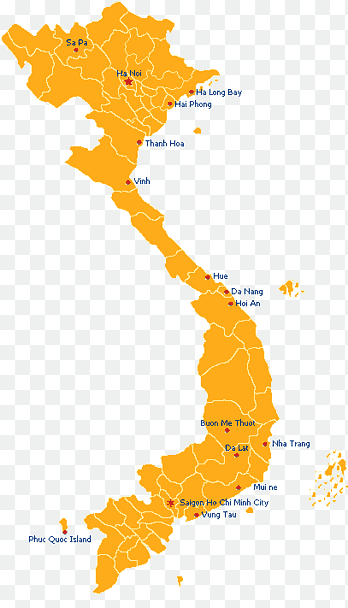
#> input picture vn1.png, 348 x 608 px
$ python convert_IMREAD_GRAYSCALE.py   (older library calls are emulated)
#> lines starting #> are read from the running program, lines starting #| are printed output that depends on the picture; after the words box and inside, x2 and y2 are one past the last pixel; in counts of white or black regions, pixels touching at a corner belong together
import cv2
import numpy as np
import os
import shutil

# Đường dẫn đến các thư mục cần xóa
base_output_folder = 'coordinates_output'
images_output_folder = 'images_output'

# Xóa các thư mục nếu chúng tồn tại
if os.path.exists(base_output_folder):
    shutil.rmtree(base_output_folder)
if os.path.exists(images_output_folder):
    shutil.rmtree(images_output_folder)

# Đọc ảnh ở chế độ grayscale
image = cv2.imread('vn1.png', cv2.IMREAD_GRAYSCALE)
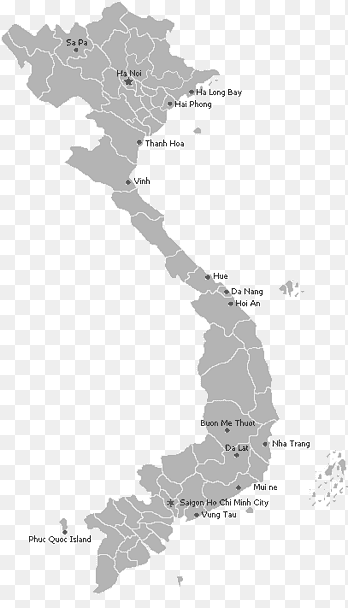
#> image: shape (608, 348); min 51, max 255, mean 232.5

# # Chuyển ảnh sang nhị phân
# _, binary_image = cv2.threshold(image, 127, 255, cv2.THRESH_BINARY)

# Áp dụng Otsu's Binarization để tự động tìm ngưỡng và chuyển đổi thành ảnh nhị phân
_, binary_image = cv2.threshold(image, 0, 255, cv2.THRESH_BINARY + cv2.THRESH_OTSU)
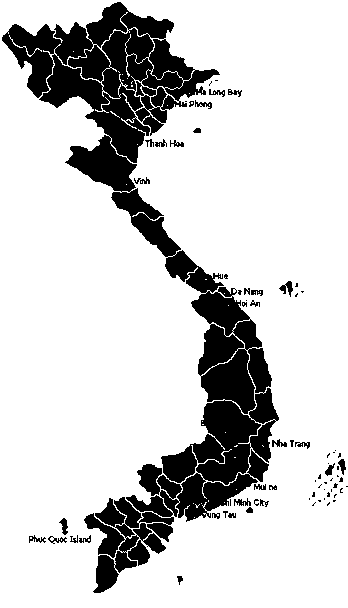
#> binary_image: shape (608, 348); 80.6% white; 72 black regions (42 under 20 px), largest, box (x1, y1, x2, y2) and area: (2, 2, 279, 593) 39196, (279, 281, 293, 297) 103, (59, 518, 68, 535) 83
print(f'Threshold value: {_}')
#| Threshold value: 202.0

# Đảm bảo ảnh nhị phân là float64 cho các phép toán
binary_float = np.float64(binary_image)

# Bộ lọc Sobel
sobel_x = cv2.Sobel(binary_float, cv2.CV_64F, 1, 0, ksize=3)
sobel_y = cv2.Sobel(binary_float, cv2.CV_64F, 0, 1, ksize=3)
sobel_edges = cv2.magnitude(sobel_x, sobel_y)

# Bộ lọc Laplacian
laplacian_edges = cv2.Laplacian(binary_float, cv2.CV_64F)

# Bộ lọc Prewitt
prewitt_kx = np.array([[1, 0, -1], [1, 0, -1], [1, 0, -1]], dtype=np.float64)
prewitt_ky = np.array([[1, 1, 1], [0, 0, 0], [-1, -1, -1]], dtype=np.float64)
prewitt_x = cv2.filter2D(binary_float, -1, prewitt_kx)
prewitt_y = cv2.filter2D(binary_float, -1, prewitt_ky)
prewitt_edges = cv2.magnitude(prewitt_x, prewitt_y)

# Bộ lọc Scharr
scharr_x = cv2.Scharr(binary_float, cv2.CV_64F, 1, 0)
scharr_y = cv2.Scharr(binary_float, cv2.CV_64F, 0, 1)
scharr_edges = cv2.magnitude(scharr_x, scharr_y)

# Bộ lọc Roberts Cross
roberts_cross_kx = np.array([[1, 0], [0, -1]], dtype=np.float64)
roberts_cross_ky = np.array([[0, 1], [-1, 0]], dtype=np.float64)
roberts_cross_x = cv2.filter2D(binary_float, -1, roberts_cross_kx)
roberts_cross_y = cv2.filter2D(binary_float, -1, roberts_cross_ky)
roberts_cross_edges = cv2.magnitude(roberts_cross_x, roberts_cross_y)

# Bộ lọc Kirsch Compass Kernel
kirsch_kernels = {
    'N': np.array([[-3, -3, 5], [-3, 0, 5], [-3, -3, 5]], dtype=np.float64),
    'NE': np.array([[-3, 5, 5], [-3, 0, 5], [-3, -3, -3]], dtype=np.float64),
    'E': np.array([[5, 5, 5], [-3, 0, -3], [-3, -3, -3]], dtype=np.float64),
    'SE': np.array([[5, 5, -3], [5, 0, -3], [-3, -3, -3]], dtype=np.float64),
    'S': np.array([[5, -3, -3], [5, 0, -3], [5, -3, -3]], dtype=np.float64),
    'SW': np.array([[-3, -3, -3], [5, 0, -3], [5, 5, -3]], dtype=np.float64),
    'W': np.array([[-3, -3, -3], [-3, 0, -3], [5, 5, 5]], dtype=np.float64),
    'NW': np.array([[-3, -3, -3], [-3, 0, 5], [-3, 5, 5]], dtype=np.float64)
}
kirsch_edges = np.max([cv2.filter2D(binary_float, -1, k) for k in kirsch_kernels.values()], axis=0)

# Bộ lọc Gabor
gabor_kernels = [cv2.getGaborKernel((21, 21), 5, np.pi / 4, 10, 0.5, 0, ktype=cv2.CV_64F)]
gabor_edges = np.max([cv2.filter2D(binary_float, -1, k) for k in gabor_kernels], axis=0)
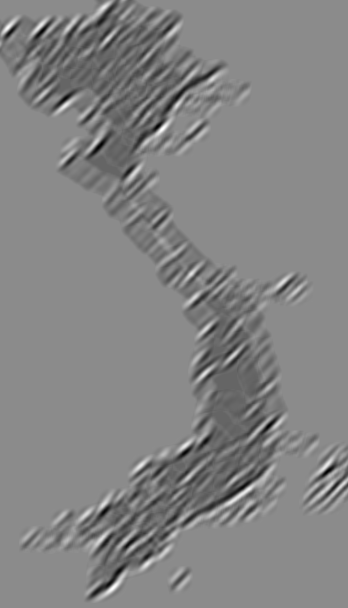
#> gabor_edges: shape (608, 348) float64; min -5536, max 8401.7, mean 1698.7; drawn with min black and max white

# Bộ lọc Laplacian of Gaussian (LoG)
log_blurred = cv2.GaussianBlur(binary_float, (5, 5), 0)
log_edges = cv2.Laplacian(log_blurred, cv2.CV_64F)
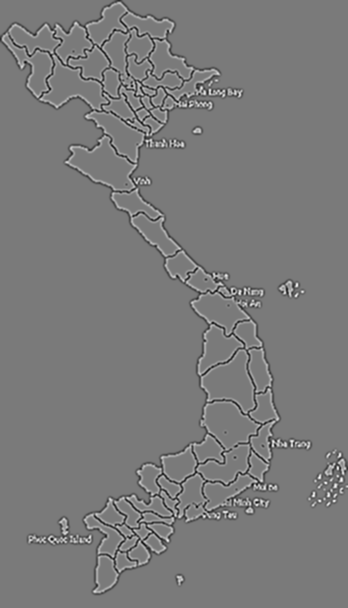
#> log_edges: shape (608, 348) float64; min -130.5, max 140.4, mean 0; drawn with min black and max white

# Bộ lọc Marr-Hildreth (tương đương với LoG)
marr_hildreth_blurred = cv2.GaussianBlur(binary_float, (5, 5), 0)
marr_hildreth_edges = cv2.Laplacian(marr_hildreth_blurred, cv2.CV_64F)

# Bộ lọc Canny
canny_edges = cv2.Canny(binary_image, 10, 200)
#> canny_edges: shape (608, 348); 3.6% white in thin lines or dots

# Bộ lọc Difference of Gaussians (DoG)
gaussian1 = cv2.GaussianBlur(binary_float, (5, 5), 1)
gaussian2 = cv2.GaussianBlur(binary_float, (5, 5), 2)
dog_edges = gaussian1 - gaussian2
dog_edges = np.uint8(np.absolute(dog_edges))

# Tạo nền trắng
white_background = np.ones_like(binary_image) * 255

# Hàm vẽ các đường biên lên nền trắng
def draw_edges_on_white(edges):
    result = white_background.copy()
    result[edges != 0] = 0  # Vẽ biên màu đen trên nền trắng
    return result

# Hàm lưu tọa độ biên vào file
def save_contours_to_txt(contours, filename):
    np.savetxt(filename, contours, fmt='%d', delimiter=' ', comments='')

# Hàm chuyển đổi ảnh thành tọa độ biên
def extract_contours_from_edges(edges, method_name):
    contours, _ = cv2.findContours(edges.astype(np.uint8), cv2.RETR_EXTERNAL, cv2.CHAIN_APPROX_SIMPLE)
    folder = f'coordinates_output/{method_name}'
    os.makedirs(folder, exist_ok=True)
    for i, contour in enumerate(contours):
        # Chuyển đổi contours từ (x, y) thành (x, y) dạng float
        contour = np.squeeze(contour)
        if contour.size == 0:
            continue
        filename = os.path.join(folder, f'contour_{i+1}.txt')
        save_contours_to_txt(contour, filename)

# Tạo các ảnh biên
canny_on_white = draw_edges_on_white(canny_edges)
#> canny_on_white: shape (608, 348); 96.4% white; black in thin lines or dots
dog_on_white = draw_edges_on_white(dog_edges)
#> dog_on_white: shape (608, 348); 85.4% white; 9 black regions, largest, box (x1, y1, x2, y2) and area: (0, 0, 312, 595) 28016, (307, 448, 348, 508) 1323, (27, 516, 93, 546) 863
sobel_on_white = draw_edges_on_white(np.uint8(sobel_edges))
#> sobel_on_white: shape (608, 348); 91.4% white; 39 black regions (14 under 20 px), largest, box (x1, y1, x2, y2) and area: (1, 1, 288, 594) 15597, (28, 517, 69, 545) 413, (323, 452, 347, 501) 378
laplacian_on_white = draw_edges_on_white(np.uint8(laplacian_edges))
#> laplacian_on_white: shape (608, 348); 93.1% white; black in thin lines or dots
prewitt_on_white = draw_edges_on_white(np.uint8(prewitt_edges))
#> prewitt_on_white: shape (608, 348); 91.4% white; 39 black regions (14 under 20 px), largest, box (x1, y1, x2, y2) and area: (1, 1, 288, 594) 15593, (28, 517, 69, 545) 416, (323, 452, 347, 501) 378
scharr_on_white = draw_edges_on_white(np.uint8(scharr_edges))
#> scharr_on_white: shape (608, 348); 91.4% white; 39 black regions (14 under 20 px), largest, box (x1, y1, x2, y2) and area: (1, 1, 288, 594) 15608, (28, 517, 69, 545) 416, (323, 452, 347, 501) 378
roberts_cross_on_white = draw_edges_on_white(np.uint8(roberts_cross_edges))
#> roberts_cross_on_white: shape (608, 348); 94.7% white; black in thin lines or dots
kirsch_on_white = draw_edges_on_white(np.uint8(kirsch_edges))
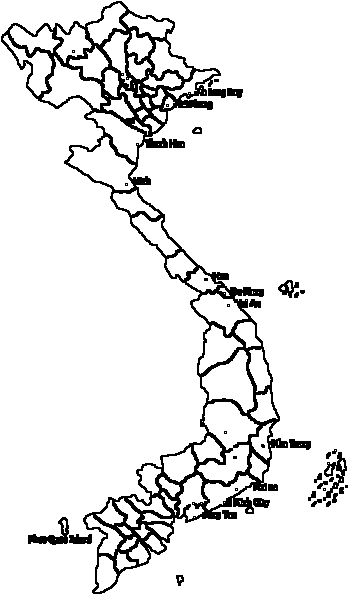
#> kirsch_on_white: shape (608, 348); 91% white; 39 black regions (14 under 20 px), largest, box (x1, y1, x2, y2) and area: (1, 1, 288, 594) 16324, (28, 517, 69, 545) 424, (323, 452, 347, 501) 384
gabor_on_white = draw_edges_on_white(np.uint8(gabor_edges))
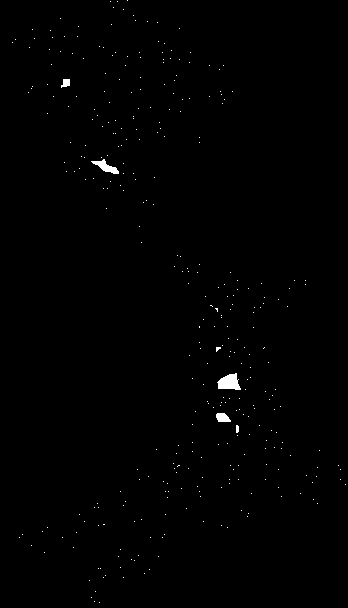
#> gabor_on_white: shape (608, 348); 0.47% white; 334 white regions (329 under 20 px), largest, box (x1, y1, x2, y2) and area: (217, 373, 241, 390) 275, (91, 159, 119, 174) 173, (216, 413, 231, 422) 105, (61, 79, 70, 88) 58, (236, 425, 239, 433) 22
log_on_white = draw_edges_on_white(np.uint8(log_edges))
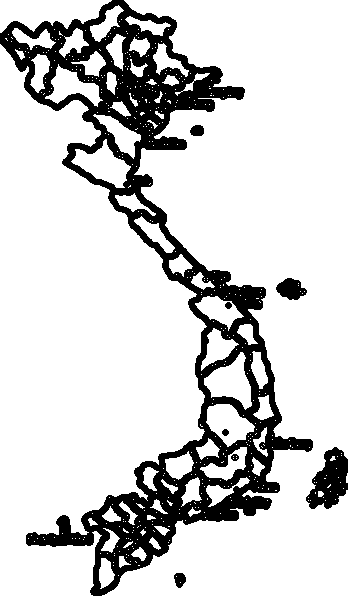
#> log_on_white: shape (608, 348); 82.4% white; 8 black regions
marr_hildreth_on_white = draw_edges_on_white(np.uint8(marr_hildreth_edges))

# Lưu các ảnh biên vào file
def save_images():
    os.makedirs('images_output', exist_ok=True)
    cv2.imwrite('images_output/canny_edges.png', canny_on_white)
    cv2.imwrite('images_output/dog_edges.png', dog_on_white)
    cv2.imwrite('images_output/sobel_edges.png', sobel_on_white)
    cv2.imwrite('images_output/laplacian_edges.png', laplacian_on_white)
    cv2.imwrite('images_output/prewitt_edges.png', prewitt_on_white)
    cv2.imwrite('images_output/scharr_edges.png', scharr_on_white)
    cv2.imwrite('images_output/roberts_cross_edges.png', roberts_cross_on_white)
    cv2.imwrite('images_output/kirsch_edges.png', kirsch_on_white)
    cv2.imwrite('images_output/gabor_edges.png', gabor_on_white)
    cv2.imwrite('images_output/lap_of_gaussian_edges.png', log_on_white)
    cv2.imwrite('images_output/marr_hildreth_edges.png', marr_hildreth_on_white)

# Lưu các tọa độ biên
def save_all_contours():
    extract_contours_from_edges(canny_edges, 'canny_edges')
#> in extract_contours_from_edges, `contours, _ = cv2.findContours(edges.astype(np.uint8), cv2.RETR_EXTERN..`: contours = 573 contours, 552 with area under 20; largest, box (x1, y1, x2, y2) and area: (111, 192, 228, 282) 682, (114, 463, 166, 508) 504, (59, 518, 68, 535) 83, (1, 22, 97, 69) 76, (70, 534, 92, 543) 70
#> the loop in extract_contours_from_edges, `for i, contour in enumerate(contours):` made 573 passes
#> contour on passes 2 to 4: [[115, 560], [115, 562]], [115, 558], [[108, 556], [110, 558]]
    extract_contours_from_edges(np.uint8(sobel_edges), 'sobel_edges')
#> in extract_contours_from_edges (call 2), `contours, _ = cv2.findContours(edges.astype(np.uint8), cv2.RETR_EXTERN..`: contours = 30 contours, 9 with area under 20; largest, box (x1, y1, x2, y2) and area: (1, 1, 288, 594) 45322, (28, 517, 69, 545) 388, (323, 452, 347, 501) 345, (278, 280, 299, 298) 176, (69, 534, 92, 544) 148
#> the loop in extract_contours_from_edges (call 2), `for i, contour in enumerate(contours):` made 30 passes
#> contour on passes 10, 29: [[323, 488], [323, 490], [325, 490], [325, 488]], [[214, 79], [214, 81], [218, 81], [218, 79]]
    extract_contours_from_edges(np.uint8(laplacian_edges), 'laplacian_edges')
#> in extract_contours_from_edges (call 3), `contours, _ = cv2.findContours(edges.astype(np.uint8), cv2.RETR_EXTERN..`: contours = 40 contours, 21 with area under 20; largest, box (x1, y1, x2, y2) and area: (1, 1, 288, 594) 44283, (28, 517, 69, 545) 312, (278, 280, 294, 298) 136, (69, 534, 92, 544) 132, (289, 439, 311, 450) 121
    extract_contours_from_edges(np.uint8(prewitt_edges), 'prewitt_edges')
#> in extract_contours_from_edges (call 4), `contours, _ = cv2.findContours(edges.astype(np.uint8), cv2.RETR_EXTERN..`: contours = 30 contours, 9 with area under 20; largest, box (x1, y1, x2, y2) and area: (1, 1, 288, 594) 45322, (28, 517, 69, 545) 388, (323, 452, 347, 501) 345, (278, 280, 299, 298) 176, (69, 534, 92, 544) 148
    extract_contours_from_edges(np.uint8(scharr_edges), 'scharr_edges')
    extract_contours_from_edges(np.uint8(roberts_cross_edges), 'roberts_cross_edges')
#> in extract_contours_from_edges (call 6), `contours, _ = cv2.findContours(edges.astype(np.uint8), cv2.RETR_EXTERN..`: contours = 48 contours, 25 with area under 20; largest, box (x1, y1, x2, y2) and area: (2, 2, 280, 594) 43108, (234, 498, 254, 514) 133, (189, 100, 213, 110) 122, (279, 281, 294, 298) 116, (70, 535, 92, 544) 110
    extract_contours_from_edges(np.uint8(kirsch_edges), 'kirsch_edges')
#> in extract_contours_from_edges (call 7), `contours, _ = cv2.findContours(edges.astype(np.uint8), cv2.RETR_EXTERN..`: contours = 30 contours, 9 with area under 20; largest, box (x1, y1, x2, y2) and area: (1, 1, 288, 594) 45322, (28, 517, 69, 545) 388, (323, 452, 347, 501) 345, (278, 280, 299, 298) 176, (69, 534, 92, 544) 148
    extract_contours_from_edges(np.uint8(gabor_edges), 'gabor_edges')
    extract_contours_from_edges(np.uint8(log_edges), 'log_edges')
#> in extract_contours_from_edges (call 9), `contours, _ = cv2.findContours(edges.astype(np.uint8), cv2.RETR_EXTERN..`: contours = 5 contours; box (x1, y1, x2, y2) and area: (0, 0, 313, 596) 52734, (306, 447, 348, 509) 1551, (276, 278, 307, 300) 418, (174, 573, 186, 588) 116, (190, 125, 204, 136) 110
    extract_contours_from_edges(np.uint8(marr_hildreth_edges), 'marr_hildreth_edges')
    extract_contours_from_edges(dog_edges, 'dog_edges')
#> in extract_contours_from_edges (call 11), `contours, _ = cv2.findContours(edges.astype(np.uint8), cv2.RETR_EXTERN..`: contours = 6 contours; box (x1, y1, x2, y2) and area: (0, 0, 312, 595) 49810, (307, 448, 348, 508) 1357, (27, 516, 93, 546) 793, (277, 279, 306, 299) 358, (175, 574, 185, 587) 88, (191, 126, 203, 135) 82

# Lưu các ảnh và tọa độ
save_images()
save_all_contours()

# Hiển thị kết quả
cv2.imshow('Canny Edges on White Background', canny_on_white)
cv2.imshow('DoG Edges on White Background', dog_on_white)
cv2.imshow('Sobel Edges on White Background', sobel_on_white)
cv2.imshow('Laplacian Edges on White Background', laplacian_on_white)
cv2.imshow('Prewitt Edges on White Background', prewitt_on_white)
cv2.imshow('Scharr Edges on White Background', scharr_on_white)
cv2.imshow('Roberts Cross Edges on White Background', roberts_cross_on_white)
cv2.imshow('Kirsch Edges on White Background', kirsch_on_white)
cv2.imshow('Gabor Edges on White Background', gabor_on_white)
cv2.imshow('Laplacian of Gaussian Edges on White Background', log_on_white)
cv2.imshow('Marr-Hildreth Edges on White Background', marr_hildreth_on_white)

cv2.waitKey(0)
cv2.destroyAllWindows()
